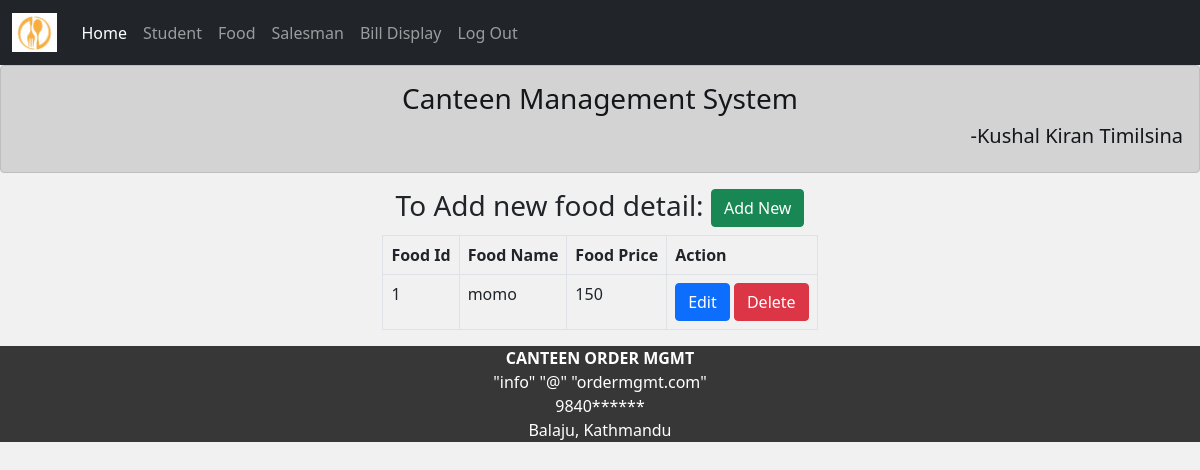
The app's page /Admin/list_food.php with its own data.
### tables this page shows
CREATE TABLE `food` (
  `f_id` int(5) NOT NULL,
  `f_name` varchar(50) NOT NULL,
  `f_price` int(5) NOT NULL
);

### Admin/list_food.php (the view, shortened to what this page needs)
<?php include 'conn.php';
include 'components.php';
include 'header.php';?>
<html>
<body style="background-color: #f1f1f1;" >
<h3 align="center"> To Add new food detail: <a type="button" class="btn btn-success" href="add_food.php">Add New</a></h3>
<?php
$sql = "SELECT f_id, f_name, f_price FROM food";
$result = mysqli_query($conn,$sql);
echo "<table class='table table-bordered w-auto p-3' align='center'>
<tr>
<th>Food Id</th>
<th>Food Name</th>
<th>Food Price</th>
<th>Action</th>
</tr>";
while($row = mysqli_fetch_array($result))
  {
  echo "<tr>";
  echo "<td>" . $row['f_id'] . "</td>";
  echo "<td>" . $row['f_name'] . "</td>";
  echo "<td>" . $row['f_price'] . "</td>";
  $id=$row['f_id'];
  echo "<td>" . "<a class='btn btn-primary' href='edit_food.php?edit=$id'>Edit</a>"."\t "."<a class='btn btn-danger' href='delete_food.php?del=$id'>Delete</a>". "</td>";
  echo "</tr>";
  }
echo "</table>";
?>
<?php include 'footer.php' ?>
</body>
</html>

### records on screen
food: f_id "1", f_name "momo", f_price "150"
